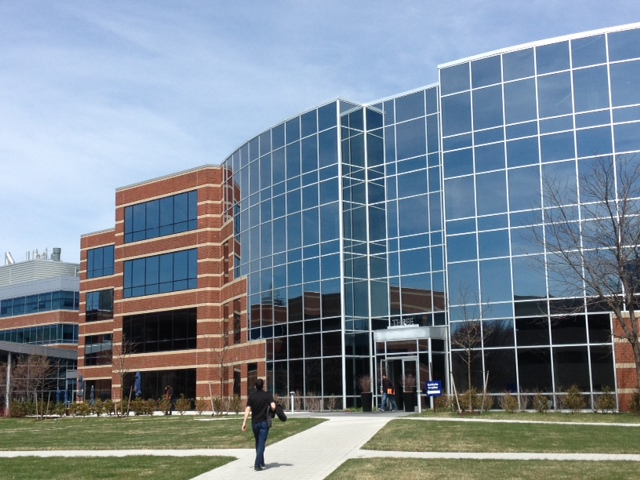
#> input picture panorama/images/building/building1.jpg, 640 x 480 px
$ jupyter execute --allow-errors consider_sepped_panorama.ipynb
#> lines starting #> are read from the running program, lines starting #| are printed output that depends on the picture
#> further down, img1 is the input picture: shape (480, 640, 3); mean B, G, R 148.2, 135.9, 122.8
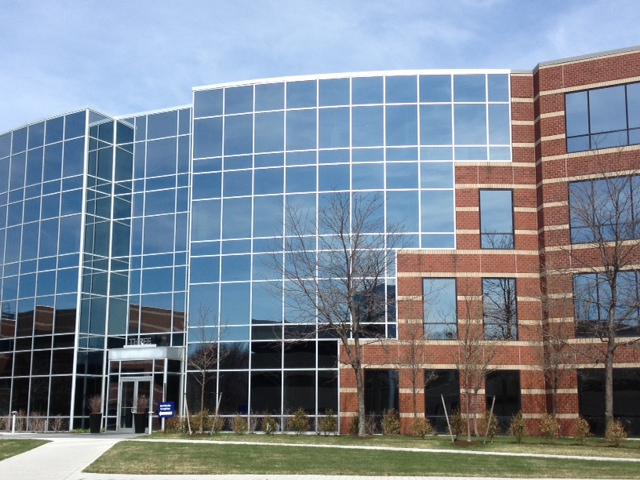
#> input picture panorama/images/building/building2.jpg, 640 x 480 px
#> further down, img2 is the input picture: shape (480, 640, 3); mean B, G, R 148.3, 135.5, 124.8
#| (480, 640, 3) (480, 640, 3)
[cell 1]
# -*- coding: utf-8 -*-
"""
Created on Wed Sep  8 10:13:55 2021

@author: KONIDE

코드 설명
- 파노라마 생성에 필요한 코드 정의
"""


##----------------Stitcher------------------

import numpy as np
import cv2
import imutils # imutils 는 OpenCV가 제공하는 기능 중에 좀 복잡하고 사용성이 떨어지는 부분을 잘 보완해 주는 패키지
               # 기본적으로 모두 OpenCV의 기능을 사용하고 있기 때문에 해당 기능을 사용하는 것은 아주 권장

class Line :
    """
    투시변환할 부분을 찾아주는 class
    """
    def __init__(self, data1, data2):

        self.line1 = data1
        self.line2 = data2
        #print(self.line1)
    def slope(self):
        (x1, y1), (x2, y2) = self.line1
        (x3, y3), (x4, y4) = self.line2

        if (y2-y1) == 0 :
            #print('Ys are equal, m1 = 0')
            m1 = 0
        else:
            m1 = (float(y2)-y1)/(float(x2)-x1)

        if (y4-y3) == 0 :
            #print('Ys are equal, m2 = 0')
            m2 = 0
        else:
            m2 = (float(y4)-y3)/(float(x4)-x3)

        return m1, m2

    def yintercept(self, m1, m2):
        (x1, y1), (x2, y2) = self.line1
        (x3, y3), (x4, y4) = self.line2

        if m1 != 0 :
            b1 = y1 - m1*x1
        else :
            b1 = y1

        if m2 != 0 :
            b2 = y4 - m2*x4

        else: b2 = y4

        return b1, b2

    def findIntersect(self, m1,m2, b1, b2):

        if m1 != 0 | m2 != 0 :
            px = (b2-b1) / (m1-m2)
            py = (b2*m1 - b1*m2)/(m1-m2)
        elif m1 == 0 :
            px = (b1-b2)/m2
            py = b1
        elif m2 == 0 :
            px = (b2-b1)/m1
            py = b2
        else :  print('No points')

        return px, py


class IMP:

    """
    투시변환 실시하여 전경이미지 -> 정사영으로 변환해주는 class
    """
    def __init__(self, img):

        #import cv2
        #img = cv2.imread('c:/OpenCV/image-003.jpeg')
        self.img = img

        #self.topHeight = 565
        #self.height, self.width = 1080, 1920

    def impTransformer(self):

        import numpy as np
        import cv2

        topHeight = 565
        height, width = self.img.shape[:2]
#> height = 480; width = 640
        #print('height', height,'width :', width)
        left = [(960, 380), (0, 650)]
        right = [(960, 380), (1920, 650)]
        up =  [(0, topHeight), (width+1000, topHeight)]
#> up = [(0, 565), (1640, 565)]
        down =  [(-10000,height), (width+100000, height)]
#> down = [(-10000, 480), (100640, 480)]

        leftup = Line(left, up)
        leftdown = Line(left, down)
        rightup = Line(right, up)
        rightdown = Line(right, down)
        m1, m2 = leftup.slope()
#> m1 = -0.281; m2 = 0
        b1, b2 = leftup.yintercept(m1,m2)
#> b1 = 650; b2 = 565
        p1x, p1y = leftup.findIntersect(m1,m2,b1,b2)
#> p1x = 302.2

        #print('point1 : ', p1x, p1y)


        m1, m2 = leftdown.slope()
        b1, b2 = leftdown.yintercept(m1,m2)
        p2x, p2y = leftdown.findIntersect(m1,m2,b1,b2)
        #print('point2 : ', p2x, p2y)


        m1, m2 = rightup.slope()
        b1, b2 = rightup.yintercept(m1,m2)
        p3x, p3y = rightup.findIntersect(m1,m2,b1,b2)
        #print('point3 : ', p3x, p3y)

        m1, m2 = rightdown.slope()
        b1, b2 = rightdown.yintercept(m1,m2)
        p4x, p4y = leftup.findIntersect(m1,m2,b1,b2)
        #print('point4 : ', p4x, p4y)

        dst = np.array([[0,0], [0, 565], [1080,0], [1080,565]], dtype=np.float32)
        src = np.array([ [p1x,p1y], [p2x,p2y], [p3x,p3y], [p4x,p4y]], dtype=np.float32)
        mtrx = cv2.getPerspectiveTransform(src, dst) #4개의 꼭짓점으로 정확한 원근 변환 행렬을 반환

        outimg = cv2.warpPerspective(self.img, mtrx, (1080,560))
#> outimg: shape (560, 1080, 3); every value is 0
        #cv2.imshow('out_image',outimg)
        #cv2.waitKey()
        #cv2.destroyAllWindows()
        return outimg


class Stitcher:

    """
    정사영 이미지들을 특징매칭하여 파노라마를 생성하는 class
    """

    def __init__(self):
		# determine if we are using OpenCV v3.X and initialize the
		# cached homography matrix
        self.isv3 = imutils.is_cv3()
        self.cachedH = None

    # [150 lines left out: functions stitch, detectAndDescribe, matchKeypoints, makeImagesList, not called in this run]

## findHomography 이해하기

[cell 2]
import cv2
import numpy as np
img1 = cv2.imread("./images/building/building1.jpg")
img2 = cv2.imread("./images/building/building2.jpg")
print(img1.shape,img2.shape)

[cell 3]
curr_frame = IMP(img1)
curr_outimg = curr_frame.impTransformer() # 정사영으로 변환하기
curr_cropimg = curr_outimg[0:250, 0:1920] # 그중 위에 제대로 있는 부분만 사용
#> curr_cropimg: shape (250, 1080, 3); every value is 0

[cell 4]
curr_outimg.shape

[cell 5]
curr_cropimg.shape

[cell 6]
cv2.imshow('image', curr_cropimg)
cv2.waitKey()
cv2.destroyAllWindows()

[cell 7]
IMP(img1)

[cell 8]
stitcher = Stitcher()
#> (the rest of this cell did not finish here and is left out)

#> (a cell that did not finish here is left out)

[cell 10]
(img2.shape[1] + img1.shape[1], img2.shape[0])

#> (a cell that did not finish here is left out)

[cell 12]
cv2.imshow('image', img2)
cv2.waitKey()
cv2.destroyAllWindows()

## 파노라마 고도화 - 속력변화에 대응하여 이미지 붙이기

[cell 13]
import cv2
import numpy as np
#import os

img = cv2.imread("./images/road/road1.jpg")
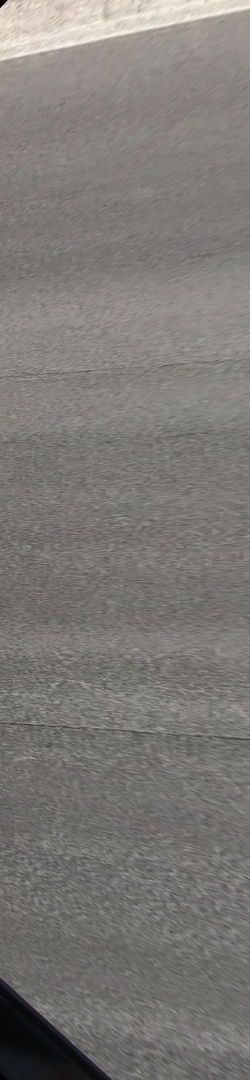
#> input picture panorama/images/road/road1.jpg, 250 x 1080 px
#> img is the input picture: shape (1080, 250, 3); mean B, G, R 117.5, 121.2, 124.3

[cell 14]
img.shape
